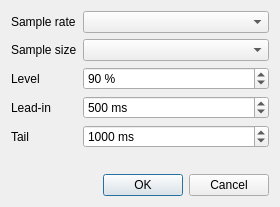
<?xml version="1.0" encoding="UTF-8"?>
<ui version="4.0">
 <class>TapeExport</class>
 <widget class="QDialog" name="TapeExport">
  <property name="geometry">
   <rect>
    <x>0</x>
    <y>0</y>
    <width>280</width>
    <height>200</height>
   </rect>
  </property>
  <property name="windowTitle">
   <string>Export tape to WAV</string>
  </property>
  <layout class="QVBoxLayout" name="layMain">
   <item>
    <layout class="QFormLayout" name="layForm">
     <item row="0" column="0">
      <widget class="QLabel" name="labRate">
       <property name="text">
        <string>Sample rate</string>
       </property>
      </widget>
     </item>
     <item row="0" column="1">
      <widget class="QComboBox" name="cbRate">
       <property name="toolTip">
        <string>Auto follows the shortest pulse on the tape</string>
       </property>
      </widget>
     </item>
     <item row="1" column="0">
      <widget class="QLabel" name="labBits">
       <property name="text">
        <string>Sample size</string>
       </property>
      </widget>
     </item>
     <item row="1" column="1">
      <widget class="QComboBox" name="cbBits">
       <property name="toolTip">
        <string>8 bit halves the file, 16 bit plays back cleaner</string>
       </property>
      </widget>
     </item>
     <item row="2" column="0">
      <widget class="QLabel" name="labLevel">
       <property name="text">
        <string>Level</string>
       </property>
      </widget>
     </item>
     <item row="2" column="1">
      <widget class="QSpinBox" name="sbLevel">
       <property name="toolTip">
        <string>Recording level, per cent of full scale</string>
       </property>
       <property name="suffix">
        <string> %</string>
       </property>
       <property name="minimum">
        <number>1</number>
       </property>
       <property name="maximum">
        <number>100</number>
       </property>
       <property name="value">
        <number>90</number>
       </property>
      </widget>
     </item>
     <item row="3" column="0">
      <widget class="QLabel" name="labLead">
       <property name="text">
        <string>Lead-in</string>
       </property>
      </widget>
     </item>
     <item row="3" column="1">
      <widget class="QSpinBox" name="sbLead">
       <property name="toolTip">
        <string>Silence written before the first block</string>
       </property>
       <property name="suffix">
        <string> ms</string>
       </property>
       <property name="maximum">
        <number>10000</number>
       </property>
       <property name="singleStep">
        <number>100</number>
       </property>
       <property name="value">
        <number>500</number>
       </property>
      </widget>
     </item>
     <item row="4" column="0">
      <widget class="QLabel" name="labTail">
       <property name="text">
        <string>Tail</string>
       </property>
      </widget>
     </item>
     <item row="4" column="1">
      <widget class="QSpinBox" name="sbTail">
       <property name="toolTip">
        <string>Silence written after the last block</string>
       </property>
       <property name="suffix">
        <string> ms</string>
       </property>
       <property name="maximum">
        <number>10000</number>
       </property>
       <property name="singleStep">
        <number>100</number>
       </property>
       <property name="value">
        <number>1000</number>
       </property>
      </widget>
     </item>
    </layout>
   </item>
   <item>
    <widget class="QLabel" name="labSize">
     <property name="text">
      <string/>
     </property>
    </widget>
   </item>
   <item>
    <spacer name="verticalSpacer">
     <property name="orientation">
      <enum>Qt::Vertical</enum>
     </property>
     <property name="sizeHint" stdset="0">
      <size>
       <width>20</width>
       <height>10</height>
      </size>
     </property>
    </spacer>
   </item>
   <item>
    <widget class="QDialogButtonBox" name="buttonBox">
     <property name="orientation">
      <enum>Qt::Horizontal</enum>
     </property>
     <property name="standardButtons">
      <set>QDialogButtonBox::Cancel|QDialogButtonBox::Ok</set>
     </property>
    </widget>
   </item>
  </layout>
 </widget>
 <resources/>
 <connections>
  <connection>
   <sender>buttonBox</sender>
   <signal>accepted()</signal>
   <receiver>TapeExport</receiver>
   <slot>accept()</slot>
  </connection>
  <connection>
   <sender>buttonBox</sender>
   <signal>rejected()</signal>
   <receiver>TapeExport</receiver>
   <slot>reject()</slot>
  </connection>
 </connections>
</ui>
